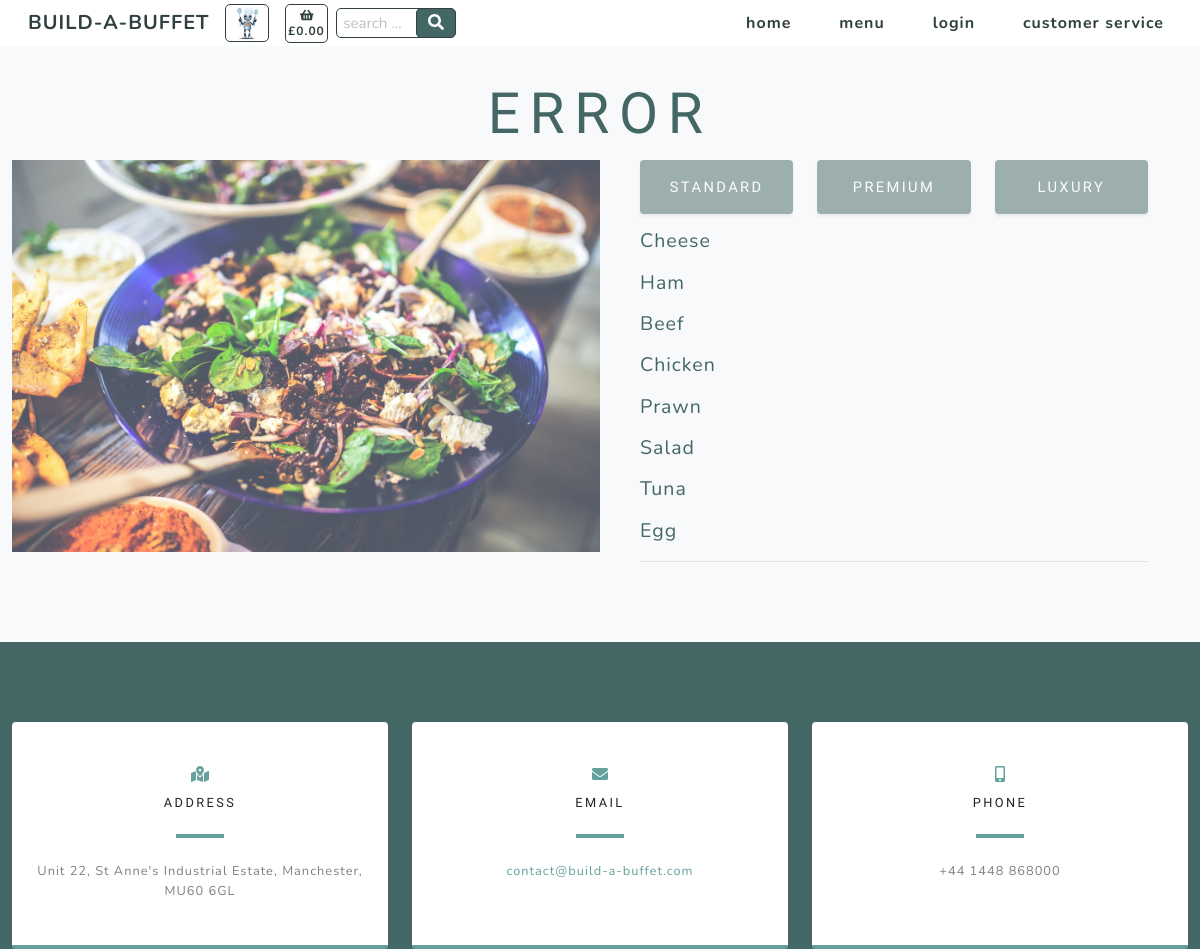
Screenshot of /products/ with the database file from the repository.
### products/models.py (models this page shows, shortened)
class Product(models.Model):
    category = models.ForeignKey('Category', null=True,
                                 on_delete=models.SET_NULL)
    id_no = models.CharField(max_length=254, null=True)
    name = models.CharField(max_length=254)
    description = models.CharField(max_length=254)
    price = models.DecimalField(max_digits=6, decimal_places=2)
    range = models.CharField(max_length=254, null=True)

### products/views.py (the view, shortened to what this page needs)
# urls.py: path('products/', include('products.urls')),
def products(request):
    """ check for a basket cookie """
    context_items = basket_context(request)
    basket_total = context_items['basket_total']
    cookie_key = context_items['cookie_key']
    category = ""
    range = ""
    image = ""
    categories = Category.objects.all()
    products = Product.objects.all()
    context = {
            'products': products,
            'category': category,
            'range': range,
            'image': image,
            'cookie_key': cookie_key,
            'basket_total': basket_total
        }
    return render(request, 'products/products.html', context)

### basket/contexts.py (called while the page is built)
def basket_context(request):
    cookie_key = settings.COOKIE_KEY
    try:
        cookie = request.COOKIES[cookie_key]
        basket_total = Basket.objects.filter(cookie=cookie).aggregate(Sum('total_price'))
        if basket_total['total_price__sum'] is None:
            basket_total = ""
    except KeyError:
        basket_total = ""
        cookie = 99999999
    context = {
            'cookie': cookie,
            'cookie_key': cookie_key,
            'basket_total': basket_total,
        }
    return context

### products/templates/products/products.html (shortened to what this page needs)
{% extends "base.html" %}
{% load static %}
{% block content %}
    <section class="products-section bg-light" id="products">
        <div class="container">
            <div class="row justify-content-center no-gutters">
                <div class="col-xl-12">
                    {% if category %}
                        <h1 class="product-text-one mx-auto text-uppercase text-center flex-margin-b text-blue">{{ category }}</h1>
                    {% else %}
                        <h1 class="product-text-one mx-auto text-uppercase text-center flex-margin-b text-blue">Error</h1>
                    {% endif %}
                </div>
                <div class="col-xl-6">
                    {% if category %}
                        {% for image in image %}
                            <img class="img-fluid image-80" src="{{ MEDIA_URL }}{{ image.image }}" alt="{{ category }} image" />
                        {% endfor %}
                    {% else %}
                        <img class="img-fluid image-80" src="{{ MEDIA_URL }}assets/img/pexels-kaboompics-com-5928.jpg" alt="salad bowl" />
                    {% endif %}
                </div>
                <div class="col-xl-6">
                    <div class="text-center h-100 project">
                        <div class="d-flex h-100">
                            <div class="product-container w-100 mt-0 text-center text-xl-left">
                                <div class="row">
                                    <div class="col-4">
                                        {% if range == "standard" %}
                                            <a class="product-selected masthead-button opaque-100 btn btn-primary js-scroll-trigger flex-margin-b" href="{% url 'products' %}?category_range={{ category }},standard">Standard</a>
                                        {% else %}
                                            <a class="product-unselected masthead-button opaque-100 btn btn-primary js-scroll-trigger flex-margin-b" href="{% url 'products' %}?category_range={{ category }},standard">Standard</a>
                                        {% endif %}
                                    </div>
                                    <div class="col-4">
                                        {% if range == "premium" %}
                                            <a class="product-selected masthead-button opaque-100 btn btn-primary js-scroll-trigger flex-margin-b" href="{% url 'products' %}?category_range={{ category }},premium">Premium</a>
                                        {% else %}
                                            <a class="product-unselected masthead-button opaque-100 btn btn-primary js-scroll-trigger flex-margin-b" href="{% url 'products' %}?category_range={{ category }},premium">Premium</a>
                                        {% endif %}
                                    </div>
                                    <div class="col-4">
                                        {% if range == "luxury" %}
                                            <a class="product-selected masthead-button opaque-100 btn btn-primary js-scroll-trigger flex-margin-b" href="{% url 'products' %}?category_range={{ category }},luxury">Luxury</a>
                                        {% else %}
                                            <a class="product-unselected masthead-button opaque-100 btn btn-primary js-scroll-trigger flex-margin-b" href="{% url 'products' %}?category_range={{ category }},luxury">Luxury</a>
                                        {% endif %}
                                    </div>
                                </div>
                                {% for product in products %}
                                    {% if range %}
                                        {% if product.range == range and product.category|slugify == category %}
                                            <div class="mx-auto flex-margin-b text-blue">
                                                <a class="product-text-two" href="{% url 'product_detail' %}?category_product={{ category }},{{ product.name }},selected-one">{{ product.name }}</a>
                                            </div>
                                        {% endif %}
                                    {% else %}
                                        {% if product.range == "standard" %}
                                            <div class="product-text-two mx-auto flex-margin-b text-blue">
                                                {{ product.name }}
                                            </div>
                                        {% endif %}
                                    {% endif %}
                                {% endfor %}
                                <hr class="d-none d-xl-block mb-0 ml-0" />
                            </div>
                        </div>
                    </div>
                </div>
            </div>
        </div>
    </section>
{% include 'includes/contact.html' %}
{% endblock %}

### templates/base.html (shortened to what this page needs)
{% load static %}
<!doctype html>
<html lang="en">
  <head>
    {% block corecss %}
        <link href="{% static 'css/styles.css' %}" rel="stylesheet" />
        <link href="{% static 'css/slider.css' %}" rel="stylesheet" />
    {% endblock %}
  </head>
  <body id="page-top" onload="createCookie()">
        <nav class="navbar navbar-expand-lg navbar-light fixed-top" id="mainNav">
            <div class="container">
                <a class="navbar-brand js-scroll-trigger navbar-brand-vis" href="#page-top">BUILD-A-BUFFET</a>
                <div>
                    <ul class="navbar-nav ml-auto align-vertically">
                        <li class="nav-item"><a class="nav-link js-scroll-trigger bartholemew-menu" href=""><img src="{{ MEDIA_URL }}assets/img/bartholemew-sml.jpg" alt="bartholemew" height="36"></a></li>
                    </ul>
                </div>
                <div>
                    <ul class="navbar-nav ml-auto align-vertically">
                        {% if basket_total.total_price__sum != None %}
                            <li class="nav-item"><a class="nav-link js-scroll-trigger text-center text-xs-nav basket" href="{% url 'basket' %}"><i class="fa fa-shopping-basket" aria-hidden="true"></i><br><span class=" text-xs-nav">£{{ basket_total.total_price__sum|floatformat:"2" }}</span></a></li>
                        {% else %}
                            <li class="nav-item"><a class="nav-link js-scroll-trigger text-center text-xs-nav basket" href="{% url 'basket' %}"><i class="fa fa-shopping-basket" aria-hidden="true"></i><br><span class=" text-xs-nav">£0.00</span></a></li>
                        {% endif %}
                    </ul>
                </div>
                <div class="ml-2 mr-auto">
                    <form action="{% url 'search_products' %}" method="GET" id="product_search_form" >
                        <input class="search-input text-blue text-xs" type="text" name="product_search" id="product_search" placeholder=" search ..." maxlength="18">
                        <button class="search-button text-center" type="submit">
                                <i class="fas fa-search"></i>
                        </button>
                    </form>
                </div>
                <div class="collapse navbar-collapse" id="navbarResponsive">
                    <ul class="navbar-nav ml-auto">
                        <li class="nav-item my-auto"><a class="nav-link js-scroll-trigger" href="{% url 'home' %}">home</a></li>
                        <li class="nav-item dropdown my-auto">
                            <a class="nav-link js-scroll-trigger" href="#" id="all-menus-link" data-toggle="dropdown" aria-haspopup="true" aria-expanded="false">
                                menu
                            </a>
                        </li>
                        <li class="nav-item dropdown">
                            {% if request.user.is_authenticated %}
                                <a class="nav-link js-scroll-trigger" href="#" id="account-link" data-toggle="dropdown" aria-haspopup="true" aria-expanded="false">
                                    account
                                    <hr class="d-none d-lg-block user-br">
                                    <span class="user-text">
                                    ({{ request.user }})</span>
                                </a>
                            {% else %}
                                <a class="nav-link" href="{% url 'account_login' %}">login</a>
                            {% endif %}
                        </li>
                        <li class="nav-item my-auto"><a class="nav-link js-scroll-trigger" href="{% url 'service' %}">customer service</a></li>
                    </ul>
                </div>
            </div>
        </nav>
    {% block content %}
    {% endblock %}
  </body>
</html>

### templates/includes/contact.html
    <section class="contact-section bg-blue">
        <div class="container">
            <div class="row">
                <div class="col-md-4 mb-3 mb-md-0">
                    <div class="card py-4 h-100">
                        <div class="card-body text-center">
                            <i class="fas fa-map-marked-alt text-primary mb-2"></i>
                            <h4 class="text-uppercase m-0">Address</h4>
                            <hr class="my-4" />
                            <div class="small text-black-50">Unit 22, St Anne's Industrial Estate, Manchester, MU60 6GL</div>
                        </div>
                    </div>
                </div>
                <div class="col-md-4 mb-3 mb-md-0">
                    <div class="card py-4 h-100">
                        <div class="card-body text-center">
                            <i class="fas fa-envelope text-primary mb-2"></i>
                            <h4 class="text-uppercase m-0">Email</h4>
                            <hr class="my-4" />
                            <div class="small text-black-50"><a href="#!">contact@build-a-buffet.com</a></div>
                        </div>
                    </div>
                </div>
                <div class="col-md-4 mb-3 mb-md-0">
                    <div class="card py-4 h-100">
                        <div class="card-body text-center">
                            <i class="fas fa-mobile-alt text-primary mb-2"></i>
                            <h4 class="text-uppercase m-0">Phone</h4>
                            <hr class="my-4" />
                            <div class="small text-black-50">+44 1448 868000</div>
                        </div>
                    </div>
                </div>
            </div>
        </div>
    </section>

### rows the page displays
Product: name "Cheese"
Product: name "Ham"
Product: name "Beef"
Product: name "Chicken"
Product: name "Prawn"
Product: name "Salad"
Product: name "Tuna"
Product: name "Egg"
